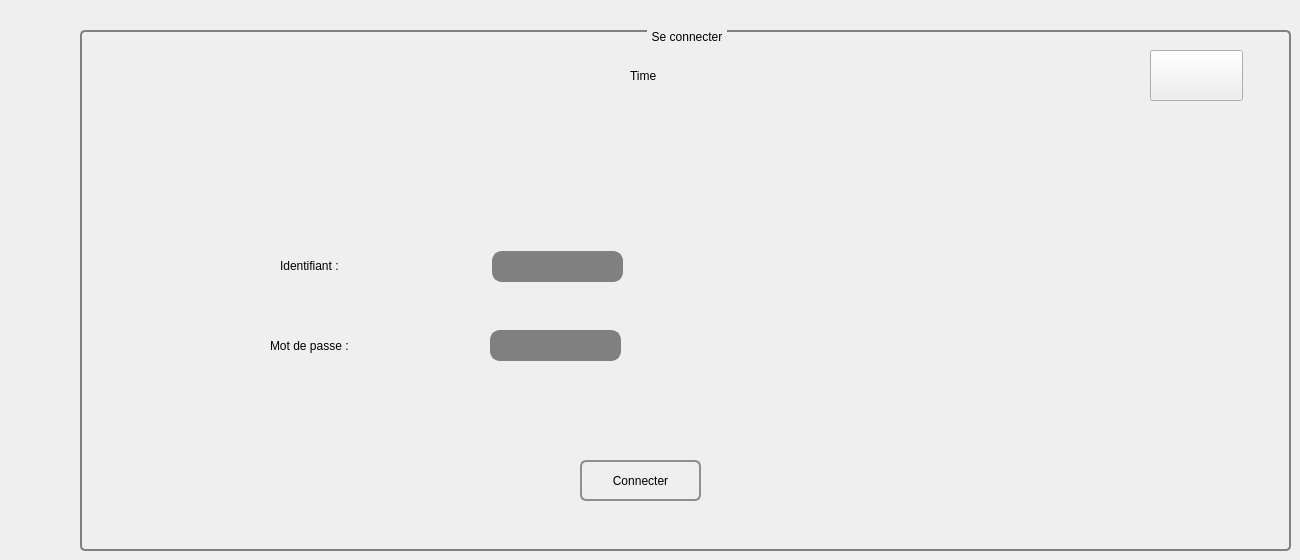
    <widget class="QWidget" name="page_2">
     <widget class="QGroupBox" name="groupBox_5">
      <property name="geometry">
       <rect>
        <x>80</x>
        <y>30</y>
        <width>1211</width>
        <height>521</height>
       </rect>
      </property>
      <property name="styleSheet">
       <string notr="true">QGroupBox {
    background-color: qlineargradient(x1: 0, y1: 0, x2: 0, y2: 1,
                                      stop: 0 #E0E0E0, stop: 1 #FFFFFF);
    border: 2px solid gray;
    border-radius: 5px;
    margin-top: 1ex; /* leave space at the top for the title */
}

QGroupBox::title {
    subcontrol-origin: margin;
    subcontrol-position: top center; /* position at the top center */
    padding: 0 3px;
    background-color: qlineargradient(x1: 0, y1: 0, x2: 0, y2: 1,
                                      stop: 0 #FF0ECE, stop: 1 #FFFFFF);
}</string>
      </property>
      <property name="title">
       <string>Se connecter</string>
      </property>
      <widget class="QLabel" name="label_18">
       <property name="geometry">
        <rect>
         <x>200</x>
         <y>220</y>
         <width>161</width>
         <height>31</height>
        </rect>
       </property>
       <property name="styleSheet">
        <string notr="true">font: 25 18pt &quot;Footlight MT Light&quot;;</string>
       </property>
       <property name="text">
        <string>Identifiant :</string>
       </property>
      </widget>
      <widget class="QLabel" name="label_19">
       <property name="geometry">
        <rect>
         <x>190</x>
         <y>300</y>
         <width>181</width>
         <height>31</height>
        </rect>
       </property>
       <property name="styleSheet">
        <string notr="true">font: 25 18pt &quot;Footlight MT Light&quot;;</string>
       </property>
       <property name="text">
        <string>Mot de passe :</string>
       </property>
      </widget>
      <widget class="QLineEdit" name="lineEdit_Identifiant">
       <property name="geometry">
        <rect>
         <x>412</x>
         <y>221</y>
         <width>131</width>
         <height>31</height>
        </rect>
       </property>
       <property name="styleSheet">
        <string notr="true">QLineEdit {
    border: 2px solid gray;
    border-radius: 10px;
    padding: 0 8px;
    background: grey;
    selection-background-color: darkgray;
}
</string>
       </property>
      </widget>
      <widget class="QPushButton" name="ButtonConnecter">
       <property name="geometry">
        <rect>
         <x>500</x>
         <y>430</y>
         <width>121</width>
         <height>41</height>
        </rect>
       </property>
       <property name="styleSheet">
        <string notr="true">QPushButton {
    border: 2px solid #8f8f91;
    border-radius: 6px;
    background-color: qlineargradient(x1: 0, y1: 0, x2: 0, y2: 1,
                                      stop: 0 #f6f7fa, stop: 1 #dadbde);
    min-width: 80px;
}

QPushButton:pressed {
    background-color: qlineargradient(x1: 0, y1: 0, x2: 0, y2: 1,
                                      stop: 0 #dadbde, stop: 1 #f6f7fa);
}

QPushButton:flat {
    border: none; /* no border for a flat push button */
}

QPushButton:default {
    border-color: navy; /* make the default button prominent */
}

</string>
       </property>
       <property name="text">
        <string>Connecter</string>
       </property>
      </widget>
      <widget class="QLineEdit" name="lineEdit_motdepasse">
       <property name="geometry">
        <rect>
         <x>410</x>
         <y>300</y>
         <width>131</width>
         <height>31</height>
        </rect>
       </property>
       <property name="styleSheet">
        <string notr="true">QLineEdit {
    border: 2px solid gray;
    border-radius: 10px;
    padding: 0 8px;
    background: grey;
    selection-background-color: darkgray;
}
</string>
       </property>
       <property name="echoMode">
        <enum>QLineEdit::Password</enum>
       </property>
      </widget>
      <widget class="QLabel" name="label_39">
       <property name="geometry">
        <rect>
         <x>1090</x>
         <y>440</y>
         <width>81</width>
         <height>91</height>
        </rect>
       </property>
       <property name="styleSheet">
        <string notr="true">image: url(:/REEMZ.png);
font: 10pt &quot;Yu Gothic UI Semilight&quot;;</string>
       </property>
       <property name="text">
        <string/>
       </property>
      </widget>
      <widget class="QPushButton" name="pushButton_Reglage">
       <property name="geometry">
        <rect>
         <x>1070</x>
         <y>20</y>
         <width>93</width>
         <height>51</height>
        </rect>
       </property>
       <property name="styleSheet">
        <string notr="true"/>
       </property>
       <property name="text">
        <string/>
       </property>
       <property name="icon">
        <iconset resource="imagee.qrc">
         <normaloff>:/settings.png</normaloff>:/settings.png</iconset>
       </property>
      </widget>
      <widget class="QLabel" name="digital_clock">
       <property name="geometry">
        <rect>
         <x>550</x>
         <y>30</y>
         <width>91</width>
         <height>31</height>
        </rect>
       </property>
       <property name="styleSheet">
        <string notr="true">font: 25 18pt &quot;Footlight MT Light&quot;;
</string>
       </property>
       <property name="text">
        <string>Time</string>
       </property>
      </widget>
      <widget class="QLabel" name="label_51">
       <property name="geometry">
        <rect>
         <x>760</x>
         <y>90</y>
         <width>341</width>
         <height>381</height>
        </rect>
       </property>
       <property name="styleSheet">
        <string notr="true">image: url(:/lieu.jpg);</string>
       </property>
       <property name="text">
        <string/>
       </property>
      </widget>
      <widget class="QLabel" name="label_52">
       <property name="geometry">
        <rect>
         <x>10</x>
         <y>10</y>
         <width>141</width>
         <height>101</height>
        </rect>
       </property>
       <property name="styleSheet">
        <string notr="true">image: url(:/ASMT.png);</string>
       </property>
       <property name="text">
        <string/>
       </property>
      </widget>
     </widget>
    </widget>
